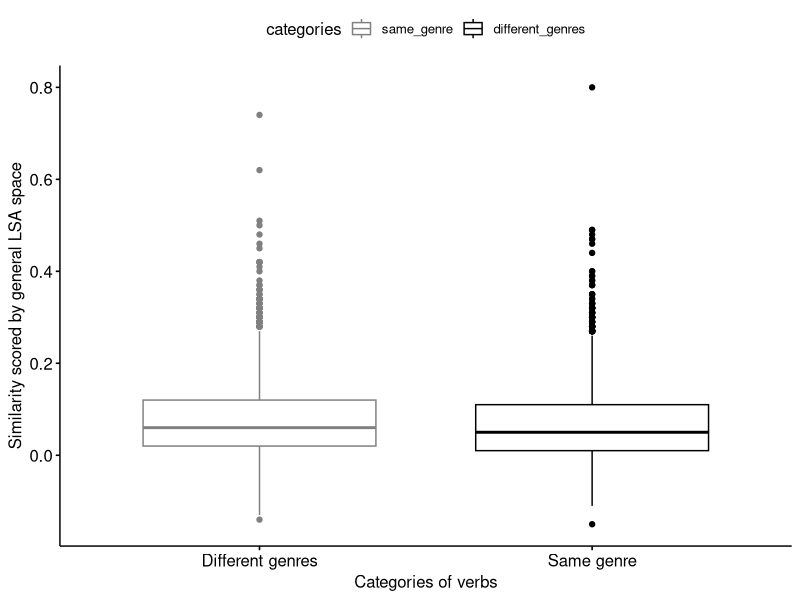

The R script that drew this image:
library(dplyr)
library(stats)
library(ggpubr)
library(psych)

# LOAD THE DATA
raw_long <- read.csv("exp_result_verbs_long.csv")
View(raw_long)
# The data looks like this
#       categories        similarity_score
# 1     same_genre        0.02
# 2     same_genre        0.02
# 3     same_genre        0.08
# ....
# 2451  different_genres  0.02
# 2452  different_genres  0.03
# 2453  different_genres  -0.02

raw_wide <- read.csv("exp_result_verbs_wide.csv")
View(raw_wide)
# The data looks like this
#   measurement same_genre different_genres
# 1 similarity  0.02        0.02
# 2 similarity  0.02        0.03
# 3 similarity  0.08        -0.02
# ...

# The two dataframes are fundamentally the same, just different format

# ------------------------------------------------------
# SUMMARY OF DATA
group_by(raw_long, categories) %>%
  summarise(
    count = n(),
    median = median(similarity_score, na.rm = TRUE),
    IQR = IQR(similarity_score, na.rm = TRUE)
  )
# output:
# A tibble: 2 x 4
#   categories       count median   IQR
#   <fct>            <int>  <dbl> <dbl>
# 1 different_genres  2500   0.05  0.1 
# 2 same_genre        2450   0.06  0.10

describeBy(raw_long, "categories")
# output:
#  Descriptive statistics by group 
# group: different_genres
# vars    n mean   sd median trimmed  mad   min max range skew kurtosis se
# categories*         1 2500 1.00 0.00   1.00    1.00 0.00  1.00 1.0  0.00  NaN      NaN  0
# similarity_score    2 2500 0.07 0.08   0.05    0.06 0.06 -0.15 0.8  0.95 1.49     4.41  0
# --------------------------------------------------------------------------------- 
# group: same_genre
# vars    n mean   sd median trimmed  mad   min  max range skew kurtosis se
# categories*         1 2450 2.00 0.00   2.00    2.00 0.00  2.00 2.00  0.00  NaN      NaN  0
# similarity_score    2 2450 0.07 0.09   0.06    0.06 0.07 -0.14 0.74  0.88  1.4     3.85  0

# ------------------------------------------------------
# CREATE BOX-PLOTS
ggboxplot(raw_long, x = "categories", y = "similarity_score", color = "categories", palette = c("#808080", "#000000"),
          ylab = "Similarity scored by general LSA space", xlab = "Categories of verbs") + 
scale_x_discrete(labels = c('Different genres','Same genre'))


# ------------------------------------------------------
# Perform Unpaired Two-Samples Wilcoxon Test
test_verb <- wilcox.test(raw_wide$same_genre, raw_wide$different_genres, na.rm = TRUE, alternative = "two.sided", conf.int=TRUE)
test_verb
# output:
# 	Wilcoxon rank sum test with continuity correction
# data:  raw_wide$same_genre and raw_wide$different_genres
# W = 3140100, p-value = 0.1223
# alternative hypothesis: true location shift is not equal to 0
# 95 percent confidence interval:
# -1.194256e-05  9.957071e-03
# sample estimates:
# difference in location 
#           2.158856e-05

# References:
# http://www.sthda.com/english/wiki/unpaired-two-samples-wilcoxon-test-in-r
# https://www.stat.auckland.ac.nz/~wild/ChanceEnc/Ch10.wilcoxon.pdf 
# https://stats.idre.ucla.edu/spss/whatstat/what-statistical-analysis-should-i-usestatistical-analyses-using-spss/
# http://www.sthda.com/english/wiki/paired-samples-t-test-in-r
# https://stats.stackexchange.com/questions/59170/nmds-and-variance-explained-by-vector-fitting
# https://statisticsbyjim.com/regression/interpret-r-squared-regression/
# https://cran.r-project.org/web/packages/vegan/vignettes/FAQ-vegan.html
